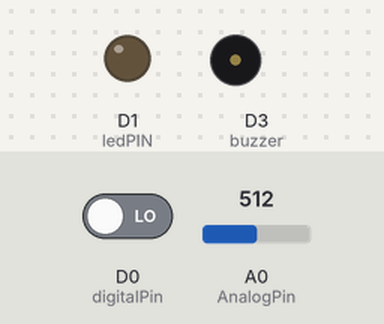
Bench run of a sketch on a simulated ESP8266 (NodeMCU). On the bench: output pins drawn as LEDs (lit = HIGH), buzzer (waves = sounding, pin HIGH). The test bench sets the inputs (shaded band); at power-on: D0 (digitalPin) LOW, A0 (AnalogPin) = 512. WiFi joins after 1.5 s; servers stay silent unless stated; web services answer with replies made up by the test bench; what the sketch prints to the serial monitor is not drawn.

Above: at 2.7 s.
2.8 s: D0 (digitalPin) driven HIGH
At 7.3 s:
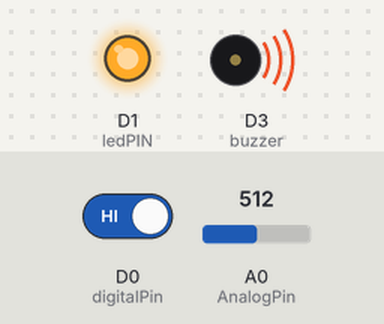
12.5 s: D0 (digitalPin) driven LOW
At 15.2 s:
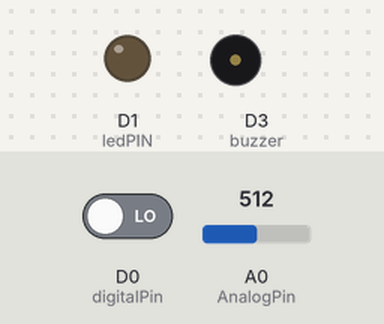
Timing chart, 0 to 16.7 s (numbered marks = the images above; inputs shaded):
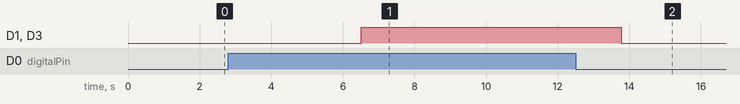

The sketch:

Flame_ThingSpeak.ino
```cpp
#include <ESP8266WiFi.h>
#include <WiFiClient.h>
#include <ESP8266WebServer.h>
int ledPIN = D1;
int digitalPin=D0;
int AnalogPin=A0;

//BUZZER
int buzzer = D3;

int digitalVal;
int AnalogVal;

const char* ssid     = "DESKTOP-02G309U 3929";//Specify wifi username
const char* password = "123456789"; //specify wifi password

const char* host = "api.thingspeak.com";  //From ThingSpeak. Remain constant
const char* APIKey = "AJMFQ0QWRK1L8T25";  //From ThingSpeak Channel

void setup()
{
    Serial.begin(115200);
    delay(10);

     // put your setup code here, to run once:
  pinMode(ledPIN,OUTPUT);
  //BUZZER
  pinMode(buzzer,OUTPUT);

  pinMode(digitalPin,INPUT);
  //Serial.begin(9600);

    // We start by connecting to a WiFi network

    Serial.println();
    Serial.println();
    Serial.print("Connecting to ");
    Serial.println(ssid);

    WiFi.begin(ssid, password);

    while (WiFi.status() != WL_CONNECTED) {
        delay(500);
        Serial.print(".");
    }

    Serial.println("");
    Serial.println("WiFi connected");
    Serial.println("IP address: ");
    Serial.println(WiFi.localIP());
}

//int value = 0;

void loop()
{
    delay(5000);

    //sensors.requestTemperatures();

   // value = sensors.getTempCByIndex(0);//analogRead(A0);
   // put your main code here, to run repeatedly:
  digitalVal=digitalRead(digitalPin);
  if(digitalVal==1){
    digitalWrite(ledPIN,HIGH);
    //BUZZER
    digitalWrite(buzzer,HIGH);

    }
  else{
    digitalWrite(ledPIN,LOW);
    digitalWrite(buzzer,LOW);
    }

  AnalogVal=analogRead(AnalogPin);
  Serial.println(AnalogVal);
  delay(1000);

    Serial.print("connecting to ");
    Serial.println(host);

    // Use WiFiClient class to create TCP connections
    WiFiClient client;
    const int httpPort = 80;
    if (!client.connect(host, httpPort)) {
        Serial.println("connection failed");
        return;
    }

    // We now create a URI for the request
    String url = "/update";
    url += "?api_key=";
    url += APIKey;
    url += "&field2=";
    url += AnalogVal;

    Serial.print("Requesting URL: ");
    Serial.println(url);

    // This will send the request to the server
    client.print(String("GET ") + url + " HTTP/1.1\r\n" +
                 "Host: " + host + "\r\n" +
                 "Connection: close\r\n\r\n");
    unsigned long timeout = millis();
    while (client.available() == 0) {
        if (millis() - timeout > 5000) {
            Serial.println(">>> Client Timeout !");
            client.stop();
            return;
        }
    }

    // Read all the lines of the reply from server and print them to Serial
    while(client.available()) {
        String line = client.readStringUntil('\r');
        Serial.print(line);
    }

    Serial.println();
    Serial.println("closing connection");
}
```

Measured:
- after the input at 2.8 s, D1 (ledPIN), D3 (buzzer): LOW → HIGH after 3.7 s
- after the input at 12.5 s, D1 (ledPIN), D3 (buzzer): HIGH → LOW after 1.3 s
